Frame 1 (no input): blank canvas, image omitted
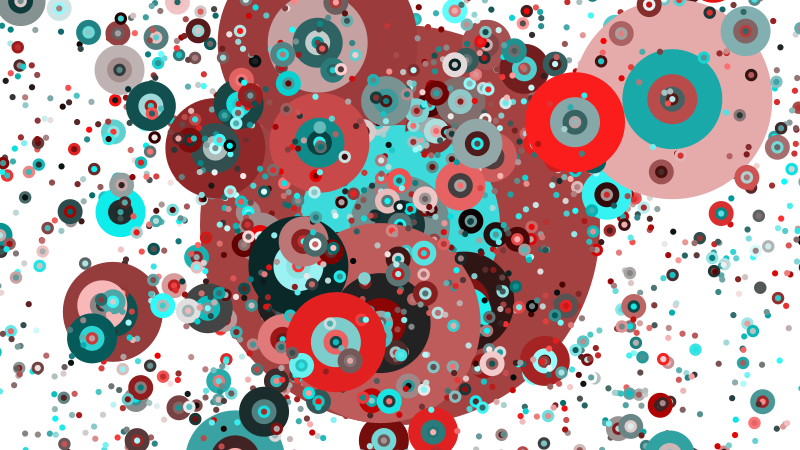
Frame 2 (the mouse pressed at the canvas centre, redrawn once)

The Processing sketch that drew this single still picture (run headless with seeded random() and noise(); the mouse was pressed at the canvas centre and the sketch redrawn once):

// Processing sketch: processing_20917
// ── processing_20917.pde


void setup () {
  size (800,450);
  noStroke ();
  smooth ();
  noLoop ();
  background (255);
}

void draw () {
  if (!mousePressed) return;
  background (255);
  drawCircle (width/2,height/2,mouseX,7);
}

void drawCircle (float x, float y, float radius, int num) {
  float r = random (255);
  float b = random (255);
  fill (r,b,b);
  ellipse (x, y, radius, radius);
  if (num > 1) {
    num = num - 1;
    for (int i = 0; i < 4; i++) {
      float a = random (0, TWO_PI);
      float newx = x + cos(a) * 100.0*i;
      float newy = y + sin(a) * 100.0*i;
      drawCircle (newx, newy, radius/2, num);
    }
  }
}

void mousePressed () {
  redraw ();
}
